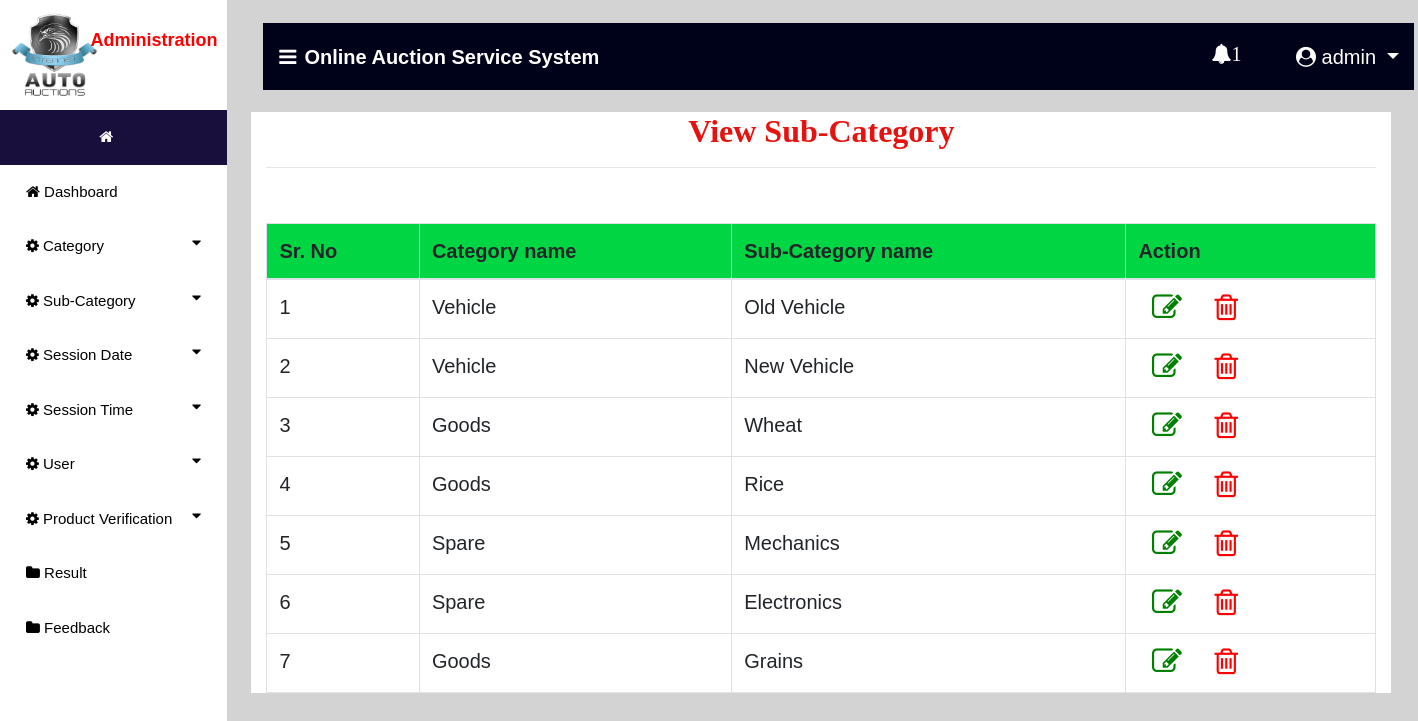
Screenshot of /view_subcategory (signed in) with the database file from the repository.
### auction/models.py (models this page shows, shortened)
class Sub_Category(models.Model):
    category = models.ForeignKey(Category,on_delete=models.CASCADE,null=True)
    name = models.CharField(max_length=100,null=True)

class Category(models.Model):
    name = models.CharField(max_length=100,null=True)

### auction/views.py (the view)
# urls.py: path('view_subcategory', view_subcategory, name='view_subcategory'),
def view_subcategory(request):
    if not request.user.is_staff:
        return redirect('login_user')
    new2 = new()
    count = 0
    if new2:
        count += 1
    user1 = User.objects.get(id=request.user.id)
    pro = ""
    try:
        pro = Bidder.objects.get(user=user1)
        if pro:
            error = "pat"
    except:
        pro = Auction_User.objects.get(user=user1)
    cat = Sub_Category.objects.all()
    d = {'error':error,'pro':pro,'data':pro,'cat':cat,'count':count,'new2':new2}
    return render(request,'view_subcategory.html',d)

### auction/views.py (called while the page is built)
def new():
    status = Status.objects.get(status="pending")
    new_pro = Product.objects.filter(status=status)
    return new_pro

### auction/templates/view_subcategory.html (shortened to what this page needs)
{% extends 'navigation3.html' %}
{% block body1 %}
 <div class="container" style="background:white">
<center><h2 style = "font-family : 'Monotype Corsiva' ; color : #E6120E ; font-weight : bold;margin-top:2%">View Sub-Category</h2></center><hr>
<table class="table table-bordered" id="myTable">
  <thead>
  <tr>
    <th>Sr. No</th>
    <th>Category name</th>
    <th>Sub-Category name</th>
    <th style="width:250px">Action</th>
  </tr>
  </thead>
   <tbody>
{% for i in cat %}
  <tr>
      <td>{{forloop.counter}}</td>
    <td>{{i.category.name}}</td>
    <td>{{i.name}}</td>
      <td><a href="{% url 'edit_subcategory' i.id %}"> <i style="font-size:30px;color:green;margin-left:6%" class="fa fa-edit"></i></a>
          <a href="{% url 'delete_subcategory' i.id %}">  <i style="font-size:30px;color:red;margin-left:12%" class="fa fa-trash-o" onclick="return confirm('Are you sure?')"></i></a></td>
  </tr>
   {% endfor %}
    </tbody>
</table>
 </div>
{% endblock %}

### auction/templates/navigation3.html (shortened to what this page needs)
{% extends 'navigation2.html' %}
{% block body %}
<nav class="navbar navbar-expand-lg navbar-light" style="margin-left:2%;margin-top:2%;width:99%;background-color:#00021a">
  <a class="navbar-brand" href="#" style="color:white;font-weight:bold"><i class="fa fa-bars" style="margin-right:8px"></i>Online Auction Service System</a>
  {% if request.user.is_staff %}
     <div class="collapse navbar-collapse nav justify-content-end" id="navbarNavDropdown">
      <li class="nav-item dropdown" style="margin-right:3%;color:white;margin-left:600px">
        <a class="nav-link dropdown" style="margin-left:5%;color:white" href="#" id="navbarDropdown" role="button" data-toggle="dropdown" aria-haspopup="true">
          <i class="fa fa-bell" style="top:0;padding-bottom:10px">{{count}}</i>
        </a>
        <hr>
      </li>
  </div>
     {% endif %}
  <div class="collapse navbar-collapse nav justify-content-end" id="navbarNavDropdown">
      <li class="nav-item dropdown" style="margin-right:3%;color:white">
        <a class="nav-link dropdown-toggle" style="color:white;margin-left:5%" href="#" id="navbarDropdown" role="button" data-toggle="dropdown" aria-haspopup="true" aria-expanded="false">
          <i class="fa fa-user-circle"></i> {{request.user.username}}
        </a>
      </li>
  </div>
 </nav>
{% block body1 %}
{% endblock %}
{% endblock %}

### auction/templates/navigation2.html (style rules this page uses)
thead { background:#00d644; }
body { font-family: "Lato", sans-serif; }
body { margin:0;font-family:Arial }
.dropdown { float:right; }

### rows the page displays
Sub_Category: category.name "Vehicle", name "Old Vehicle"
Sub_Category: category.name "Vehicle", name "New Vehicle"
Sub_Category: category.name "Goods", name "Wheat"
Sub_Category: category.name "Goods", name "Rice"
Sub_Category: category.name "Spare", name "Mechanics"
Sub_Category: category.name "Spare", name "Electronics"
Sub_Category: category.name "Goods", name "Grains"

### other values shown
{{ count }} "1"
{{ request.user.username }} "admin"
